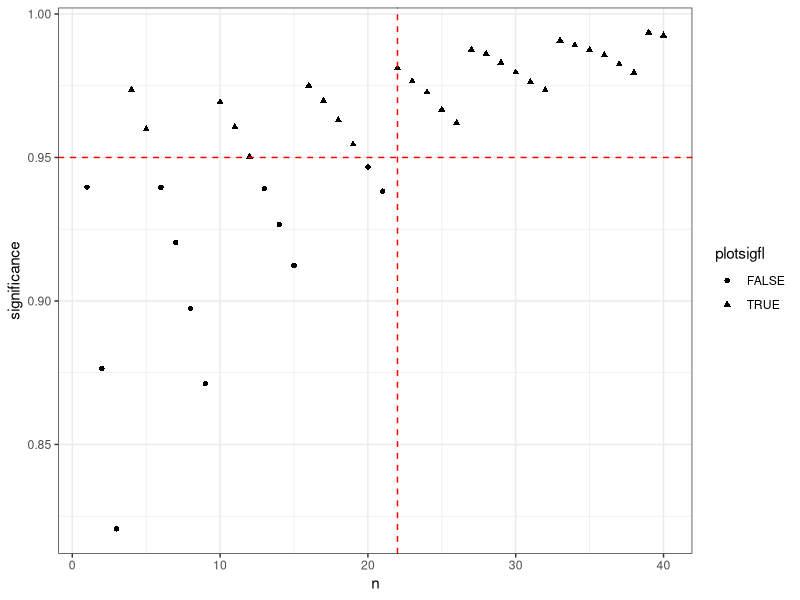

Write the R code that produced this figure.
library(dplyr)
library(ggplot2)
# parameters
nv=0.075
dv=0.175
beta_a=0.0811
beta_b=1

df <- data.frame(r=rep(NA,400),
                 n=rep(NA,400),
                 significance=rep(NA,400),
                 postmedian=rep(NA,400),
                 justmedfl=rep(NA,400),
                 bothfl=rep(NA,400))

row <- 1

for (r in 1:10){
  for (n in 1:40){
    if (r>n) {
      next
    }
    rand <- rbeta(100000,beta_a+r,beta_b+n-r)
    sig <- mean(rand>=nv)
    med <- median(rand)
    df[row,1]=r
    df[row,2]=n
    df[row,3]=sig
    df[row,4]=med
    if (sig<0.95 & med>=0.175){df[row,5]=TRUE}
    if (sig>=0.95 & med>=0.175){df[row,6]=TRUE}
    row <- row+1
  }
}

# if there is at least one missing data in df then delete the row.
df_cc <- filter(df,justmedfl==TRUE | bothfl==TRUE)
df_cc['delete'] <- FALSE
# find the minumum sample size by visualization
len_rows <- dim(df_cc)[1]
for (row in (1:len_rows)){
  if ((!(is.na(df_cc[row,'justmedfl'])) & is.na(df_cc[row,'bothfl']))){
    nextn <- df_cc[row,'n']
    maxr <- df_cc[row,'r']
  }
  if (!is.na(df_cc[row,'bothfl']) & df_cc[row,'n']>nextn){
    nextn <- df_cc[row,'n']
    maxr <- df_cc[row,'r']
  }
  if (df_cc[row,'r']>maxr){
    if (df_cc[row,'n']<=nextn){
      df_cc[row,'delete'] <- TRUE
    }
  }
}

# plot
df_cc_plot <- filter(df_cc,delete==FALSE)
df_cc_plot$plotsigfl <- ifelse(is.na(df_cc_plot$bothfl),FALSE,TRUE)
p <- ggplot(data=df_cc_plot, mapping = aes(x=n,y=significance,shape=plotsigfl)) +
  geom_point() + 
  geom_hline(yintercept=0.95, linetype="dashed", color = "red") +
  geom_vline(xintercept=22, linetype="dashed", color = "red") +
  theme_bw()
p